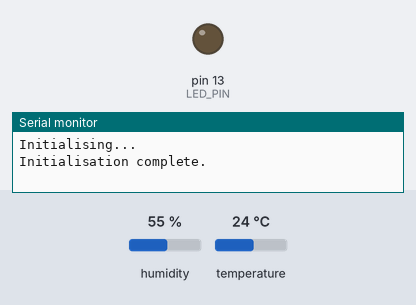
The sketch below on a simulated Arduino Uno, built with avr-gcc and run on an emulated ATmega328P. On the bench: output pins drawn as LEDs (lit = HIGH), the last lines printed to the serial monitor. Inputs (shaded band) come from the test bench; at power-on: humidity 55 %, temperature 24 °C. Sleep ends after the set time or at an interrupt.

Above: at 12.4 s.
At 36.9 s:
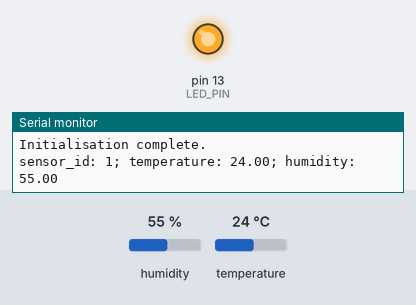
Timing chart, 0 to 64.2 s (numbered marks = the images above):
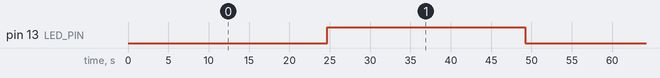

The sketch:

Router_Sleep_Mode_WDT.ino
```cpp
#include <avr/sleep.h>
#include <avr/power.h>
#include <avr/wdt.h>
#include <DHT.h>

//Constants
#define DHTPIN 7     // what pin we're connected to
#define DHTTYPE DHT22   // DHT 22  (AM2302)
DHT dht(DHTPIN, DHTTYPE); //// Initialize DHT sensor for normal 16mhz Arduino
#define LED_PIN (13)

//Variables
int chk;
float hum;  //Stores humidity value
float temp; //Stores temperature value
int ID = 1;

volatile int f_wdt=1;

volatile int sleep_count = 0;
const int interval = 1;
const int sleep_total = (interval*30)/8;

const int XBee_wake = 9;


ISR(WDT_vect)
{
  if(f_wdt == 0)
  {
    f_wdt=1;

    sleep_count ++;
  }
  else
  {
    Serial.println("WDT Overrun!!!");
  }

}

void enterSleep(void)
{
  set_sleep_mode(SLEEP_MODE_PWR_DOWN);   /* EDIT: could also use SLEEP_MODE_PWR_DOWN for lowest power consumption. */
  sleep_enable();

  /* Now enter sleep mode. */
  sleep_mode();

  /* The program will continue from here after the WDT timeout*/
  sleep_disable(); /* First thing to do is disable sleep. */

  /* Re-enable the peripherals. */
  power_all_enable();
}

void setup() {
  Serial.begin(9600);
  dht.begin();
  Serial.println("Initialising...");
  delay(100); //Allow for serial print to complete.

  pinMode(LED_PIN,OUTPUT);

  /*** Setup the WDT ***/

  /* Clear the reset flag. */
  MCUSR &= ~(1<<WDRF);

  /* In order to change WDE or the prescaler, we need to
   * set WDCE (This will allow updates for 4 clock cycles).
   */
  WDTCSR |= (1<<WDCE) | (1<<WDE);

  /* set new watchdog timeout prescaler value */
  WDTCSR = 1<<WDP0 | 1<<WDP3; /* 8.0 seconds */

  /* Enable the WD interrupt (note no reset). */
  WDTCSR |= _BV(WDIE);

  Serial.println("Initialisation complete.");
  delay(100); //Allow for serial print to complete.

  pinMode(XBee_wake, OUTPUT);
  digitalWrite(XBee_wake, LOW);

  delay(100);
}

void loop() {
    if(f_wdt == 1)
  {
    if(sleep_count == sleep_total){
    /* Toggle the LED */
    digitalWrite(LED_PIN, !digitalRead(LED_PIN));

    //Read data and store it to variables hum and temp
    temp= dht.readTemperature();
    hum= dht.readHumidity();
    //Print temp and humidity values to serial monitor
    Serial.print("sensor_id: ");
    Serial.print(ID);
    Serial.print("; temperature: ");
    Serial.print(temp);
    Serial.print("; humidity: ");
    Serial.print(hum);

    delay(3000); //Delay 2 sec.
    sleep_count = 0;
    }
    /* Don't forget to clear the flag. */
    f_wdt = 0;

    pinMode(XBee_wake, INPUT); // put pin in a high impedence state
    digitalWrite(XBee_wake, HIGH);

    /* Re-enter sleep mode. */
    enterSleep();
  }
  else
  {
    /* Do nothing. */
  }

}
```

Measured:
- by itself, pin 13 (LED_PIN): alternates HIGH for 24.6 s and LOW for 24.6 s
